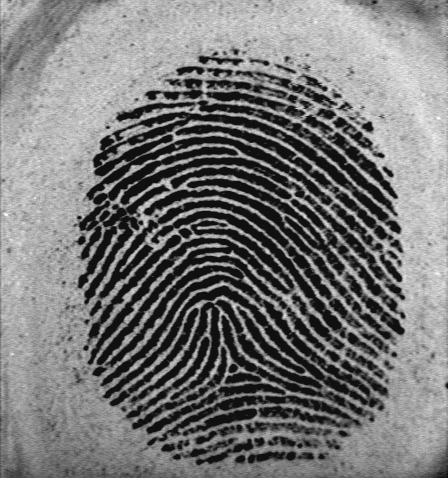
#> input picture imagenes/huella_1.jpg, 448 x 478 px, found by its file name
$ jupyter execute 13-04-closing-opening.ipynb
#> lines starting #> are read from the running program, lines starting #| are printed output that depends on the picture; after the words box and inside, x2 and y2 are one past the last pixel; in counts of white or black regions, pixels touching at a corner belong together
[cell 1]
from skimage.io import imread
from skimage.color import rgb2gray
from skimage.filters import threshold_otsu
from scipy.ndimage.morphology import binary_erosion, binary_dilation
import numpy as np
import matplotlib.pyplot as plt

[cell 2]
im = rgb2gray(imread('imagenes/huella_1.jpg'))
#> im is the input picture: shape (478, 448); min 14, max 253, mean 120
thres = threshold_otsu(im)
#> thres = 99
im = (im > thres).astype(np.uint8)
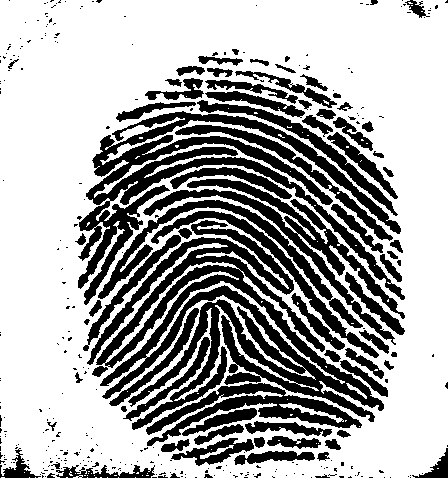
#> im: shape (478, 448); values 0 (black) and 1 (white), 66.2% white; 345 black regions (267 under 20 px), largest, box (x1, y1, x2, y2) and area: (87, 220, 384, 430) 19541, (78, 111, 405, 305) 13135, (143, 179, 405, 345) 5419

plt.imshow(im, cmap='gray'), plt.axis('off')

[cell 3]
im1 = 1 - im
im2 = binary_erosion(im1, structure=np.ones((3, 3)))
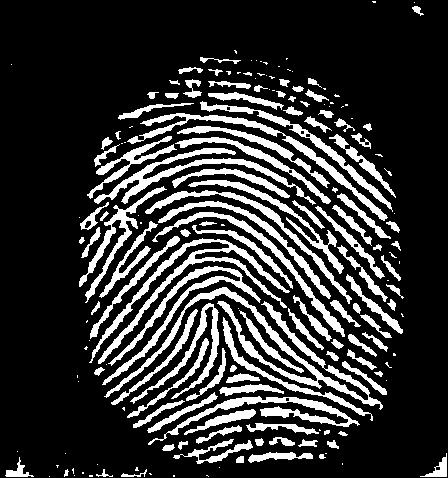
#> im2: shape (478, 448) bool; 20.5% white; 183 white regions (70 under 20 px), largest, box (x1, y1, x2, y2) and area: (104, 287, 383, 410) 3495, (89, 238, 290, 364) 2716, (94, 148, 316, 205) 1954
im3 = binary_dilation(im2, structure=np.ones((3, 3)))
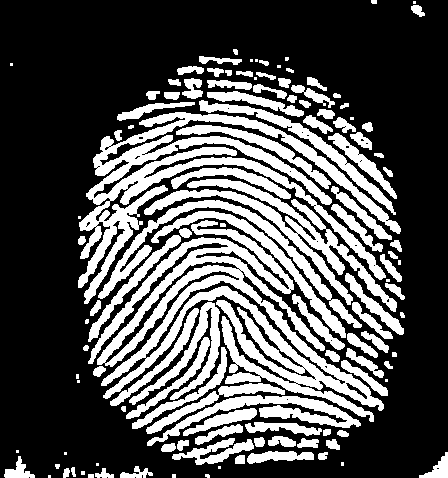
#> im3: shape (478, 448) bool; 32.6% white; 122 white regions (24 under 20 px), largest, box (x1, y1, x2, y2) and area: (88, 220, 384, 422) 16625, (78, 112, 401, 304) 12750, (144, 179, 397, 312) 4954
im4 = binary_dilation(im3, structure=np.ones((2, 2)))
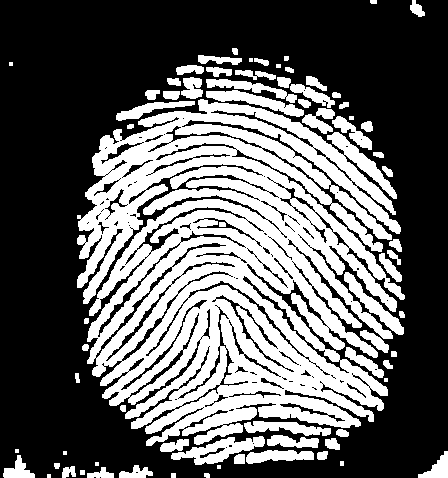
#> im4: shape (478, 448) bool; 38.9% white; 73 white regions (8 under 20 px), largest, box (x1, y1, x2, y2) and area: (77, 99, 405, 446) 69490, (171, 436, 265, 465) 1173, (206, 90, 304, 117) 921
im5 = binary_erosion(im4, structure=np.ones((2, 2)))
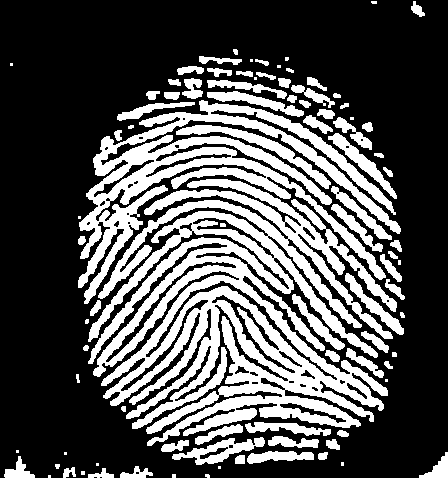
#> im5: shape (478, 448) bool; 32.8% white; 91 white regions (20 under 20 px), largest, box (x1, y1, x2, y2) and area: (88, 179, 397, 446) 38461, (78, 100, 401, 304) 15901, (176, 125, 331, 189) 1405
im6 = 1 - im5

[cell 4]
plt.figure(figsize=(30, 20))
plt.gray()
plt.subplots_adjust(left=0, right=1, bottom=0, top=0.95, hspace=0.05, wspace=0.05)

plt.subplot(231), plt.imshow(im1), plt.axis('off')
plt.title('Otsu', size=20)

plt.subplot(232), plt.imshow(im2), plt.axis('off')
plt.title('erosion', size=20)

plt.subplot(233), plt.imshow(im3), plt.axis('off')
plt.title('apertura', size=20)

plt.subplot(234), plt.imshow(im4), plt.axis('off')
plt.title('apertura + dilasion', size=20)

plt.subplot(235), plt.imshow(im5), plt.axis('off')
plt.title('apertura + cierre', size=20)

plt.subplot(236), plt.imshow(im6), plt.axis('off')
plt.title('inv', size=20)

$ run again, with imagenes/huella_2.jpg copied over imagenes/huella_1.jpg
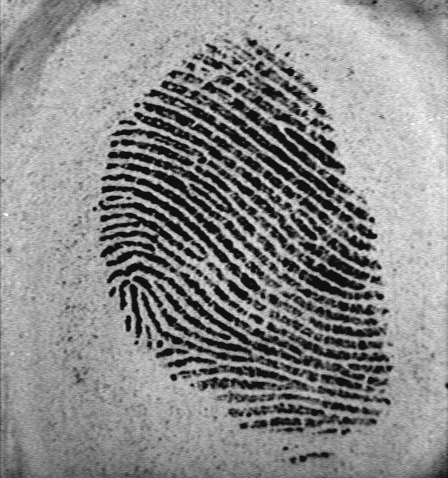
#> input picture imagenes/huella_2.jpg, 448 x 478 px, found by its file name
#> im is the input picture: shape (478, 448); min 14, max 254, mean 138.9
#> thres = 106
#> `im = (im > thres).astype(np.uint8)`:
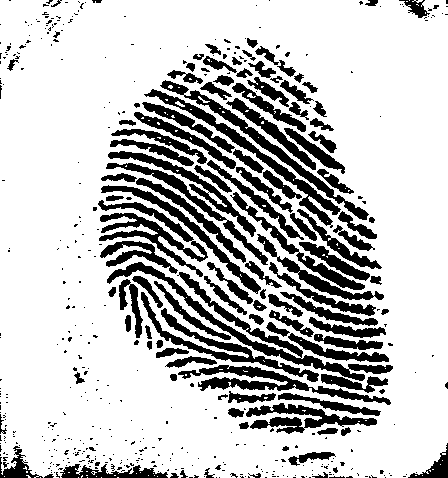
#> im: shape (478, 448); values 0 (black) and 1 (white), 76.3% white; 505 black regions (389 under 20 px), largest, box (x1, y1, x2, y2) and area: (107, 262, 393, 381) 3369, (98, 200, 208, 277) 2253, (144, 89, 341, 228) 2118
#> im2: shape (478, 448) bool; 12.4% white; 293 white regions (126 under 20 px), largest, box (x1, y1, x2, y2) and area: (142, 293, 278, 368) 931, (186, 297, 364, 380) 865, (209, 101, 333, 197) 787
#> im3: shape (478, 448) bool; 22.1% white; 193 white regions (42 under 20 px), largest, box (x1, y1, x2, y2) and area: (107, 262, 393, 381) 2343, (141, 292, 279, 369) 1665, (180, 100, 340, 215) 1560
#> im4: shape (478, 448) bool; 27.2% white; 130 white regions (15 under 20 px), largest, box (x1, y1, x2, y2) and area: (106, 261, 393, 390) 7904, (147, 89, 377, 239) 4507, (232, 192, 381, 300) 3601
#> `im5 = binary_erosion(im4, structure=np.ones((2, 2)))`:
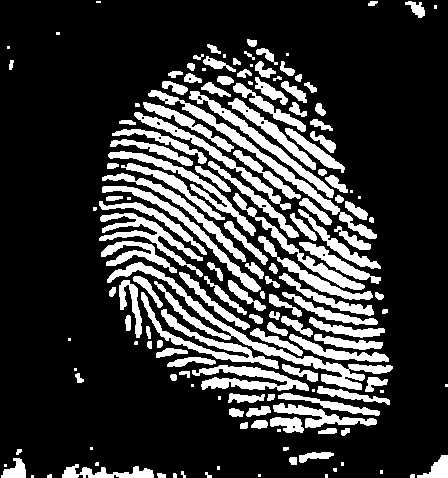
#> im5: shape (478, 448) bool; 22.3% white; 159 white regions (36 under 20 px), largest, box (x1, y1, x2, y2) and area: (107, 262, 393, 390) 3243, (148, 90, 377, 239) 2114, (141, 292, 279, 369) 1671

$ run again, with imagenes/huella_3.jpg copied over imagenes/huella_1.jpg
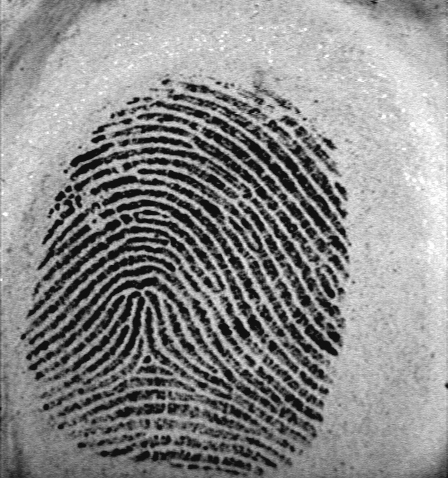
#> input picture imagenes/huella_3.jpg, 448 x 478 px, found by its file name
#> im is the input picture: shape (478, 448); min 14, max 255, mean 138.1
#> thres = 117
#> `im = (im > thres).astype(np.uint8)`:
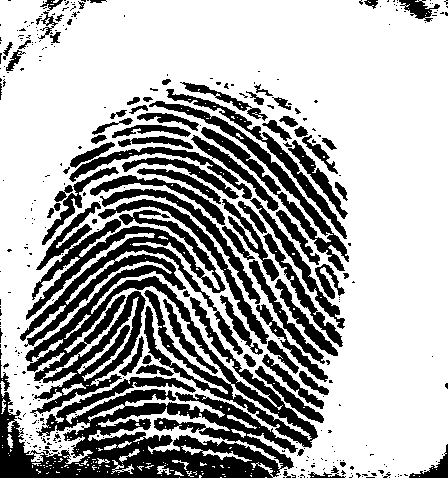
#> im: shape (478, 448); values 0 (black) and 1 (white), 67.2% white; 360 black regions (275 under 20 px), largest, box (x1, y1, x2, y2) and area: (20, 202, 318, 448) 20582, (0, 376, 298, 478) 15492, (149, 101, 349, 271) 3779
#> im2: shape (478, 448) bool; 18.5% white; 291 white regions (136 under 20 px), largest, box (x1, y1, x2, y2) and area: (1, 404, 270, 477) 5460, (21, 227, 203, 339) 2060, (44, 292, 144, 387) 1231
#> im3: shape (478, 448) bool; 30.8% white; 163 white regions (46 under 20 px), largest, box (x1, y1, x2, y2) and area: (0, 403, 271, 478) 8182, (26, 265, 317, 447) 6415, (20, 226, 225, 345) 5065
#> im4: shape (478, 448) bool; 37.1% white; 87 white regions (13 under 20 px), largest, box (x1, y1, x2, y2) and area: (19, 174, 342, 453) 40999, (0, 376, 293, 478) 14893, (69, 135, 340, 317) 6545
#> `im5 = binary_erosion(im4, structure=np.ones((2, 2)))`:
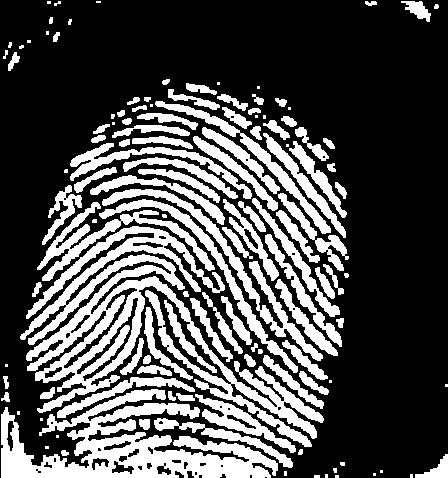
#> im5: shape (478, 448) bool; 31.1% white; 125 white regions (36 under 20 px), largest, box (x1, y1, x2, y2) and area: (20, 226, 324, 447) 16618, (1, 389, 278, 478) 10799, (102, 189, 323, 361) 2899

$ run again, with imagenes/huella_4.jpg copied over imagenes/huella_1.jpg
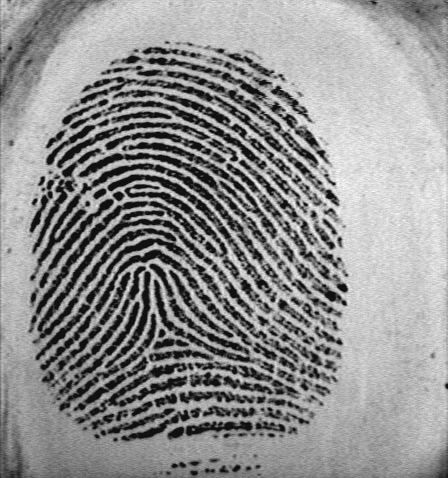
#> input picture imagenes/huella_4.jpg, 448 x 478 px, found by its file name
#> im is the input picture: shape (478, 448); min 14, max 253, mean 144.6
#> thres = 118
#> `im = (im > thres).astype(np.uint8)`:
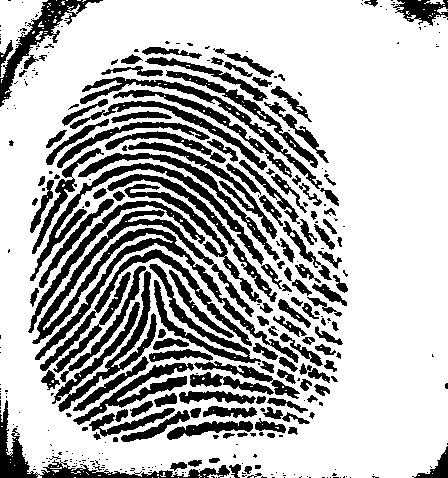
#> im: shape (478, 448); values 0 (black) and 1 (white), 71% white; 362 black regions (214 under 20 px), largest, box (x1, y1, x2, y2) and area: (32, 210, 299, 363) 5789, (52, 271, 157, 412) 2629, (30, 163, 264, 281) 2454
#> im2: shape (478, 448) bool; 14.3% white; 450 white regions (230 under 20 px), largest, box (x1, y1, x2, y2) and area: (75, 364, 186, 423) 940, (38, 237, 109, 339) 904, (1, 1, 67, 100) 842
#> im3: shape (478, 448) bool; 26.9% white; 280 white regions (65 under 20 px), largest, box (x1, y1, x2, y2) and area: (33, 210, 213, 360) 4463, (37, 163, 263, 267) 2368, (59, 272, 156, 411) 1682
#> im4: shape (478, 448) bool; 33.5% white; 181 white regions (15 under 20 px), largest, box (x1, y1, x2, y2) and area: (39, 249, 277, 411) 9584, (28, 200, 268, 360) 8705, (29, 162, 263, 281) 2944
#> `im5 = binary_erosion(im4, structure=np.ones((2, 2)))`:
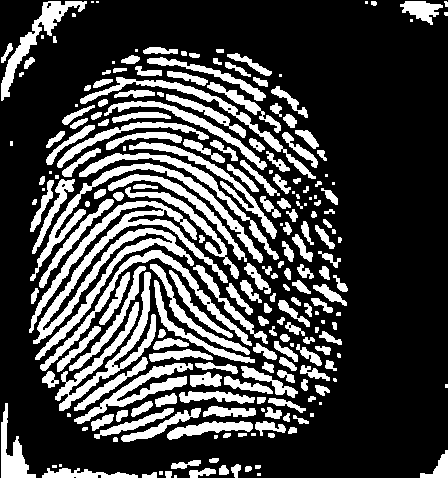
#> im5: shape (478, 448) bool; 27.1% white; 226 white regions (46 under 20 px), largest, box (x1, y1, x2, y2) and area: (29, 201, 228, 360) 6233, (55, 272, 156, 411) 2651, (30, 163, 263, 281) 2424
